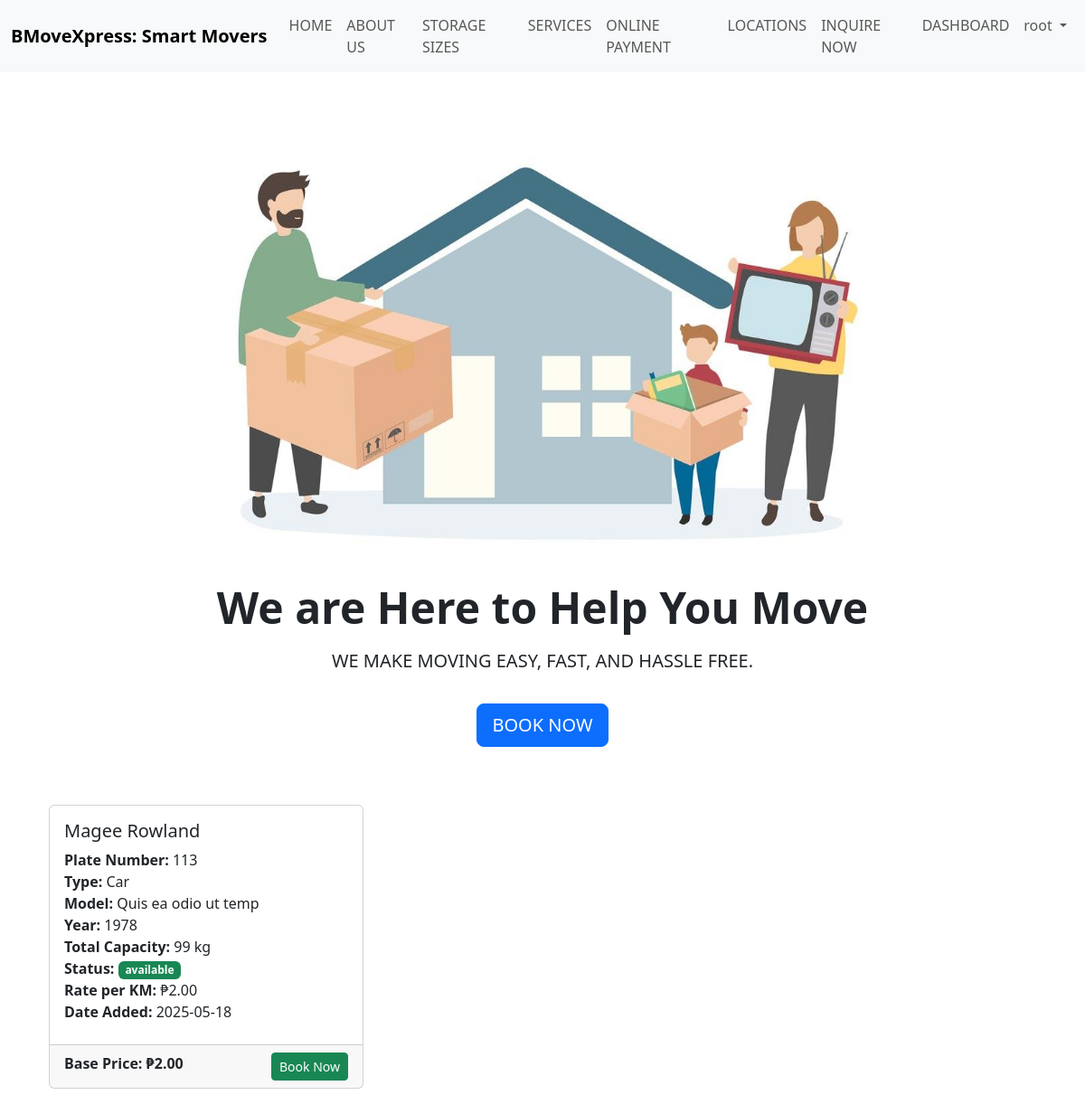
The page / on the database its author committed.
### tables this page shows
create table vehicles (
    vehicleid CHAR(36) PRIMARY KEY,
    name varchar(100),
    platenumber varchar(20) unique,
    totalcapacitykg int,
    status enum('available', 'in use', 'under maintenance', 'unavailable') default 'available',
    baseprice decimal(10, 2),
    rateperkm decimal(10, 2),
    type varchar(50),
    model varchar(50),
    year year,

    date_added date default current_date(),
    driver_uid char(36) NULL

);

### index.php (called while the page is built, shortened)
<?php
require 'config/config.php';
try {
    $requestUri = explode('?', $_SERVER['REQUEST_URI'])[0];
    $request = trim(str_replace('/bmove-v2/', '', $requestUri), '/');
    $request = preg_replace('/[^a-zA-Z0-9_-]/', '', $request);
    $request = $request ?: '';
    $routes = [
        'home' => ['file' => 'view/home/index.php', 'title' => 'Home', 'auth_required' => false, 'layout' => 'view/layouts/app.php'],
        '' => ['file' => 'view/home/index.php', 'title' => 'Home', 'auth_required' => false, 'layout' => 'view/layouts/app.php'],
        'register' => ['file' => 'view/auth/register.php', 'title' => 'Register', 'auth_required' => false, 'layout' => 'view/layouts/app.php'],
        'dashboard' => ['file' => 'view/users/dashboard.php', 'title' => 'Dashboard', 'auth_required' => true, 'layout' => 'view/layouts/app.php'],
        'login' => ['file' => 'view/auth/login.php', 'title' => 'Login', 'auth_required' => false, 'layout' => 'view/layouts/app.php'],
        'bookings' => ['file' => 'view/bookings/index.php', 'title' => 'Bookings', 'auth_required' => true, 'layout' => 'view/layouts/app.php'],
        'vehicle' => ['file' => 'view/vehicle/index.php', 'title' => 'Trucks', 'auth_required' => true, 'layout' => 'view/layouts/app.php'],
        'manage-user-account' => ['file' => 'view/users/manage-user-account.php', 'title' => 'Manage User Account', 'auth_required' => true, 'layout' => 'view/layouts/app.php'],
        'about-us' => ['file' => 'view/about-us/index.php', 'title' => 'About Us', 'auth_required' => true, 'layout' => 'view/layouts/app.php'],
        'book' => ['file' => 'view/bookings/book.php', 'title' => 'Book', 'auth_required' => true, 'layout' => 'view/layouts/app.php'],
        'customer-dashboard' => ['file' => 'view/customer/dashboard.php', 'title' => 'Customer Dashboard', 'auth_required' => true, 'layout' => 'view/layouts/app.php'],
        'create-booking' => ['file' => 'view/home/index.php', 'title' => 'Create Booking', 'auth_required' => true, 'layout' => 'view/layouts/app.php'],
        'driver-dashboard' => ['file' => 'view/driver/dashboard.php', 'title' => 'Driver Dashboard', 'auth_required' => true, 'layout' => 'view/layouts/app.php'],
        'report' => ['file' => 'view/report/index.php', 'title' => 'Report', 'auth_required' => true, 'layout' => 'view/layouts/app.php'],
    ];
    require_once __DIR__ . '/' . $routes[$request]['layout'];
} catch (Exception $e) {
    error_log($e->getMessage());
    echo $e->getMessage();
    http_response_code(500);
    exit;
}

### config/config.php (called while the page is built, shortened)
<?php
$host = getenv('DB_HOST');
$username = getenv('DB_USER');
$password = getenv('DB_PASS');
$database = getenv('DB_NAME');
$conn = new mysqli($host, $username, $password, $database);
return $conn;
?>

### view/home/index.php (the view)
<div class="container my-5">
    <div class="row justify-content-center">
        <div class="col-lg-8 text-center">
            <img src="public/images/c580uoa9yo.jpg" alt="Family Home" class="img-fluid mb-4">
            <h1 class="display-5 fw-bold mb-3">We are Here to Help You Move</h1>
            <p class="lead">WE MAKE MOVING EASY, FAST, AND HASSLE FREE.</p>
            <a href="#" class="btn btn-primary btn-lg my-3">BOOK NOW</a>
        </div>
        <div class="row mt-5">
            <?php
            $query = "SELECT vehicleid, name, baseprice, type, model, year, platenumber, totalcapacitykg, status, rateperkm, date_added FROM vehicles WHERE status = 'available' ORDER BY date_added DESC LIMIT 3";
            $result = $conn->query($query);
            if ($result && $result->num_rows > 0):
                while ($car = $result->fetch_assoc()):
            ?>
                    <div class="col-md-4 mb-4">
                        <div class="card h-100">
                            <div class="card-body">
                                <h5 class="card-title"><?= htmlspecialchars($car['name']) ?></h5>
                                <ul class="list-unstyled mb-2">
                                    <li><strong>Plate Number:</strong> <?= htmlspecialchars($car['platenumber']) ?></li>
                                    <li><strong>Type:</strong> <?= htmlspecialchars($car['type']) ?></li>
                                    <li><strong>Model:</strong> <?= htmlspecialchars($car['model']) ?></li>
                                    <li><strong>Year:</strong> <?= htmlspecialchars($car['year']) ?></li>
                                    <li><strong>Total Capacity:</strong> <?= number_format($car['totalcapacitykg']) ?> kg</li>
                                    <li>
                                        <strong>Status:</strong>
                                        <?php if ($car['status'] === 'available'): ?>
                                            <span class="badge bg-success"><?= htmlspecialchars($car['status']) ?></span>
                                        <?php else: ?>
                                            <span class="badge bg-secondary"><?= htmlspecialchars($car['status']) ?></span>
                                        <?php endif; ?>
                                    </li>
                                    <li><strong>Rate per KM:</strong> &#8369;<?= number_format($car['rateperkm'], 2) ?></li>
                                    <li><strong>Date Added:</strong> <?= htmlspecialchars($car['date_added']) ?></li>
                                </ul>
                            </div>
                            <div class="card-footer">
                                <strong>Base Price: &#8369;<?= number_format($car['baseprice'], 2) ?></strong>
                                <a href="book?car=<?= urlencode($car['vehicleid']) ?>" class="btn btn-success btn-sm float-end ms-2">Book Now</a>
                            </div>
                        </div>
                    </div>
                <?php endwhile;
            else: ?>
                <div class="col-12">
                    <div class="alert alert-info text-center">No vehicles available at the moment.</div>
                </div>
            <?php endif; ?>
        </div>
    </div>

### view/layouts/app.php (shortened to what this page needs)
<!DOCTYPE html>
<html lang="en">
<head>
    <?php
    include 'view/components/head.php';
    ?>
</head>
<body>
    <?php
    $currentRoute = $_GET['request'] ?? 'home';
    $hideTopBarRoutes = ['login', 'register', 'forgot-password', 'confirm-otp', 'reset-password', 'home', '', 'book', 'customer-dashboard', 'customer-bookings', 'driver-dashboard', 'create-booking', 'about-us', 'locations', 'inquire'];
    if (!in_array($currentRoute, $hideTopBarRoutes)) {
        include 'view/components/header.php';
        include 'view/components/aside.php';
    }else {
        include 'view/components/home-nav.php';
    }
    include $content;
    ?>
</body>
</html>

### view/components/head.php (shortened to what this page needs)
<link rel="stylesheet" href="https://cdn.jsdelivr.net/npm/pace-js@latest/pace-theme-default.min.css">
<link href="public/vendor/bootstrap/css/bootstrap.min.css" rel="stylesheet">
<link href="public/vendor/bootstrap-icons/bootstrap-icons.css" rel="stylesheet">
<link href="public/vendor/boxicons/css/boxicons.min.css" rel="stylesheet">
<link href="public/vendor/quill/quill.snow.css" rel="stylesheet">
<link href="public/vendor/quill/quill.bubble.css" rel="stylesheet">
<link href="public/vendor/remixicon/remixicon.css" rel="stylesheet">
<link href="public/vendor/simple-datatables/style.css" rel="stylesheet">
<link href="public/css/style.css" rel="stylesheet">
<link href="https://cdn.jsdelivr.net/npm/bootstrap-icons@1.10.5/font/bootstrap-icons.css" rel="stylesheet">
<link rel="stylesheet" href="https://cdn.jsdelivr.net/npm/bootstrap-icons@1.10.3/font/bootstrap-icons.css">
<link rel="stylesheet" href="https://cdnjs.cloudflare.com/ajax/libs/bootstrap-datepicker/1.9.0/css/bootstrap-datepicker.min.css">

### view/components/home-nav.php (shortened to what this page needs)
<nav class="navbar navbar-expand-lg navbar-light bg-light">
    <div class="container-fluid">
        <a class="navbar-brand fw-bold" href="#">BMoveXpress: Smart Movers</a>
        <div class="collapse navbar-collapse justify-content-end" id="navbarNavDropdown">
            <ul class="navbar-nav">
                <li class="nav-item"><a class="nav-link" href="create-booking">HOME</a></li>
                <li class="nav-item"><a class="nav-link" href="about">ABOUT US</a></li>
                <li class="nav-item"><a class="nav-link" href="storage-size">STORAGE SIZES</a></li>
                <li class="nav-item"><a class="nav-link" href="service">SERVICES</a></li>
                <li class="nav-item"><a class="nav-link" href="online-payment">ONLINE PAYMENT</a></li>
                <li class="nav-item"><a class="nav-link" href="locations">LOCATIONS</a></li>
                <li class="nav-item"><a class="nav-link" href="inquire">INQUIRE NOW</a></li>
                <?php  if (isset($_SESSION['auth'])) { ?>
                    <li class="nav-item"><a class="nav-link" href="dashboard">DASHBOARD</a></li>
                <li class="nav-item dropdown">
                    <a class="nav-link dropdown-toggle" href="#" id="userDropdown" role="button" data-bs-toggle="dropdown" aria-expanded="false">
                        <?php echo htmlspecialchars($username); ?>
                    </a>
                </li>
                <?php } else { ?>
                    <li class="nav-item"><a class="nav-link" href="login">LOGIN</a></li>
                    <li class="nav-item"><a class="nav-link" href="register">REGISTER</a></li>
                <?php } ?>
            </ul>
        </div>
    </div>
</nav>

### rows shown on the page
vehicles: name "Magee Rowland", platenumber "113", type "Car", model "Quis ea odio ut temp", year "1978", totalcapacitykg "99", status "available", rateperkm "2.00", date_added "2025-05-18", baseprice "2.00"

### other values the page prints
$username "root"
